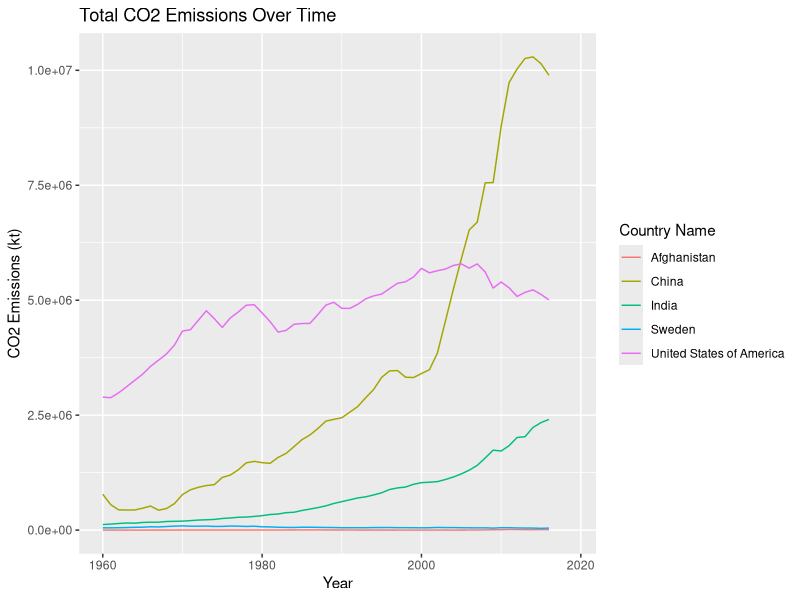
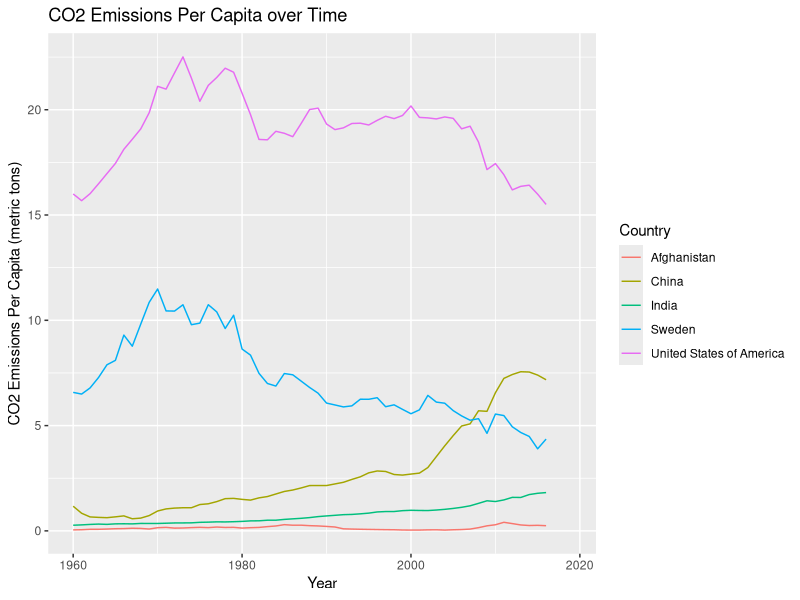
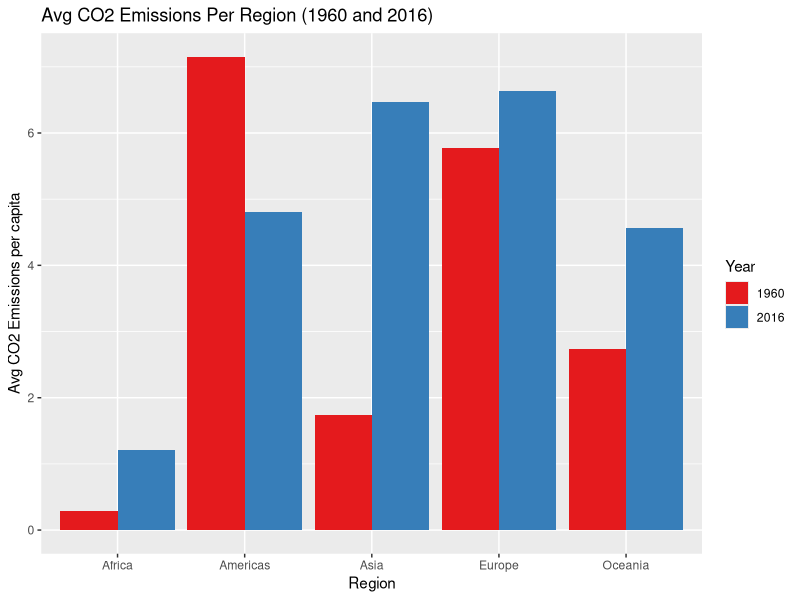
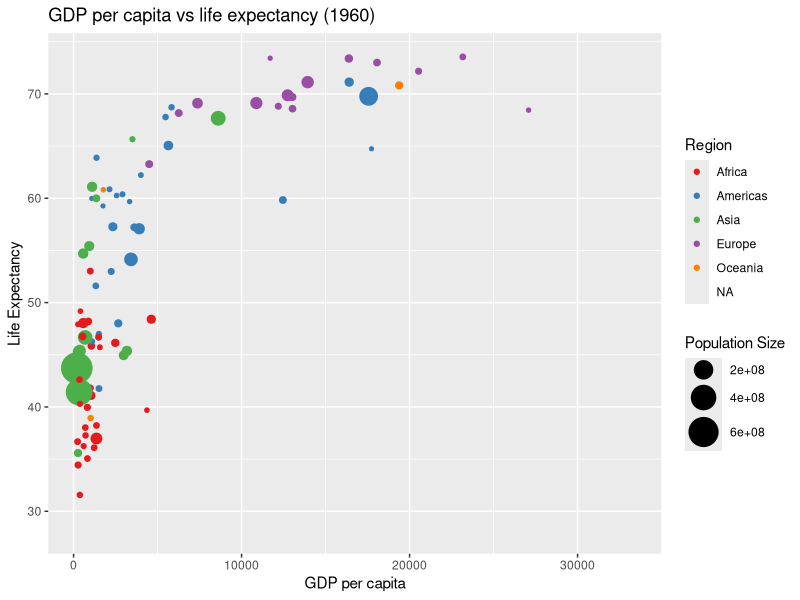
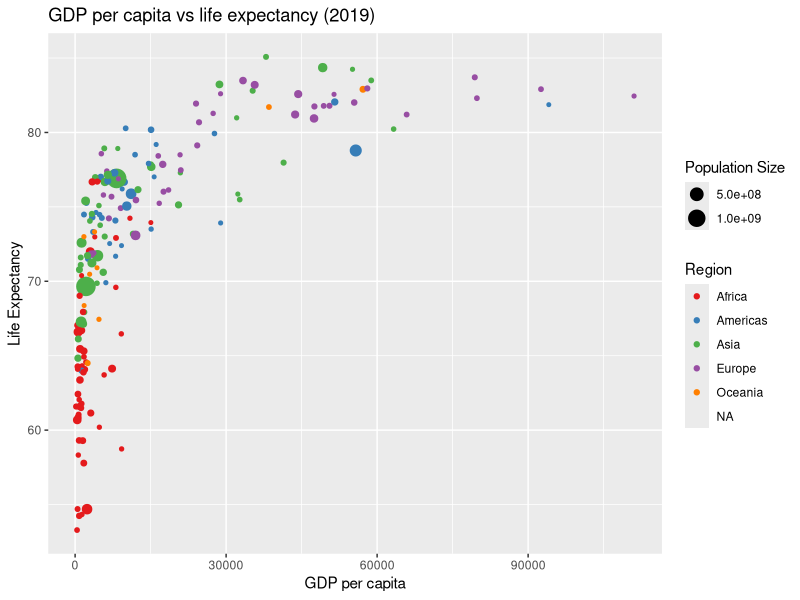
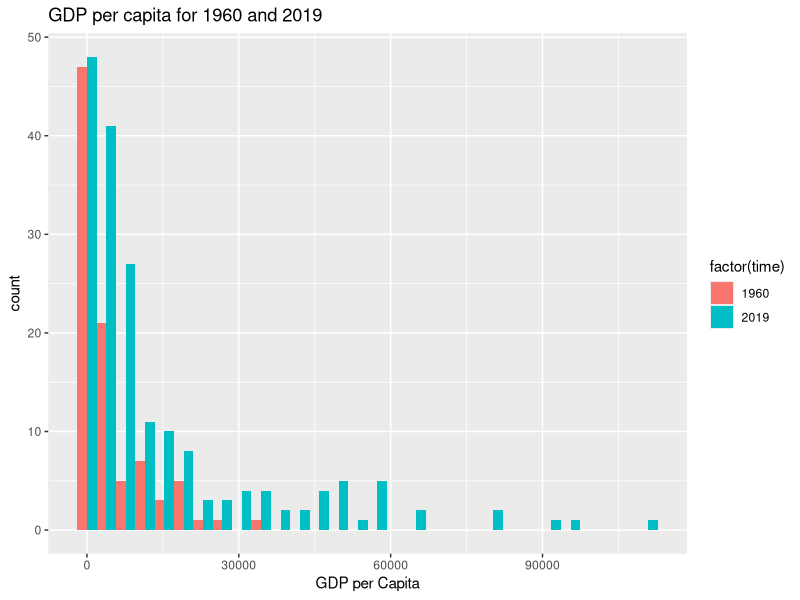

Write the R code that produced these figures, in order.
## ---- chunk 1
library(readr)
library(tidyverse)
library(ggplot2)
gapminder_data <- read_delim("gapminder.csv")
## ---- chunk 2
print(head(gapminder_data))
## ---- chunk 3
num_iso3 <- length(unique(gapminder_data$iso3))
num_name <- length(unique(gapminder_data$name))
num_iso2 <- length(unique(gapminder_data$iso2))
## ---- chunk 4
iso2_only <- gapminder_data %>%
  group_by(iso2) %>%
  summarize(num_names = n_distinct(name))

iso2_only$iso2[which(iso2_only$num_names > 1)]

iso2_is_na <- is.na(gapminder_data$iso2)
missing_iso2 <- c()
for(i in which(iso2_is_na == TRUE)) {
  missing_iso2<- c(missing_iso2, gapminder_data$name[i])
}
missing <- unique(missing_iso2)

## ---- chunk 5
name_only <- gapminder_data %>%
  group_by(name) %>%
  summarize(num_iso3 = n_distinct(iso3))

name_only$num_iso3[which(name_only$num_iso3 > 1)]

which(name_only$num_iso3 > 1)

name_only$name[250]

na_country<- gapminder_data %>%
  select(iso3, name)%>%
  filter(is.na(name))%>%
  distinct(iso3)

## ---- chunk 6
min_year <- min(gapminder_data$time, na.rm=TRUE)
max_year <- max(gapminder_data$time, na.rm=TRUE)
## ---- chunk 7
missing_co2 <- gapminder_data %>%
  group_by(time) %>%
  summarize(num_na_co2 = sum(is.na(co2)),
            num_na_co2_PC = sum(is.na(co2_PC)))

max_missing_value <- max(missing_co2$num_na_co2)
year_indices <- which(missing_co2$num_na_co2==max_missing_value)

missing_years <- c()
for(i in year_indices) {
  missing_years <- c(missing_years, missing_co2$time[i])
}
## ---- chunk 8
countries <- c("United States of America", "China", "India", "Afghanistan", "Sweden")
selected_countries <- gapminder_data %>%
  filter(name %in% countries)

ggplot(data = selected_countries) +
  geom_line(mapping = aes(x = selected_countries$time, 
                          y = selected_countries$co2,
                          color = selected_countries$name)) +
  labs(
    title = "Total CO2 Emissions Over Time",
    x = "Year",
    y = "CO2 Emissions (kt)",
    color = "Country Name"
  )
## ---- chunk 9
ggplot(data = selected_countries) +
  geom_line(mapping = aes(x = selected_countries$time,
                          y = selected_countries$co2_PC,
                          color = selected_countries$name)) +
  labs(
    title = "CO2 Emissions Per Capita over Time",
    x = "Year",
    y = "CO2 Emissions Per Capita (metric tons)",
    color = "Country"
  )
## ---- chunk 10
avg_co2 <- gapminder_data %>%
  group_by(region, time, .groups="rowwise") %>%
  summarize(
    avg_co2_pc = mean(co2_PC, na.rm=TRUE)
  )
## ---- chunk 11
time_filter <- c("1960", "2016")
avg_co2 <- na.omit(avg_co2)%>%
  filter(time %in% c("1960", "2016"))

ggplot(avg_co2, aes(avg_co2$region, avg_co2$avg_co2_pc,
                    fill=as.factor(avg_co2$time)))+
  geom_bar(stat="identity", position="dodge") +
  labs(
    title = "Avg CO2 Emissions Per Region (1960 and 2016)",
    x = "Region",
    y = "Avg CO2 Emissions per capita") +
  scale_fill_manual(
    values = c("#e41a1d", "#377eb9"),
    name="Year"
  )
## ---- chunk 12
checking <- gapminder_data %>%
  group_by(time, co2_PC) %>%
  filter(time==2019)

CO2_2016 <- gapminder_data %>%
  drop_na(co2_PC) %>%
  filter(time==2016) %>%
  group_by(region, time, name, .groups="rowwise") %>%
  summarize(avg_co2_pc = mean(co2_PC))

largest_emitters <- CO2_2016 %>%
  group_by(region) %>%
  arrange(desc(avg_co2_pc)) %>%
  slice(1:3) %>%
  select(region, name, avg_co2_pc)

smallest_emitters <- CO2_2016 %>%
  group_by(region) %>%
  arrange(avg_co2_pc) %>%
  slice(1:3) %>%
  select(region, name, avg_co2_pc)
## ---- chunk 13
GDP_1960 <- gapminder_data %>%
  filter(time==1960)

ggplot(GDP_1960,
       aes(GDP_1960$GDP_PC, GDP_1960$lifeExpectancy,
           size = GDP_1960$totalPopulation,
           color = GDP_1960$region)) +
  geom_point() +
  labs(
    x = "GDP per capita",
    y = "Life Expectancy",
    title = "GDP per capita vs life expectancy (1960)") +
  scale_color_brewer(palette = "Set1", name = "Region") +
  scale_size_continuous(range = c(1, 10), name = "Population Size")
## ---- chunk 14
GDP_2019 <- gapminder_data %>%
  filter(time==2019)

ggplot(GDP_2019,
       aes(GDP_2019$GDP_PC, GDP_2019$lifeExpectancy,
           size = GDP_2019$totalPopulation,
           color = GDP_2019$region)) +
  geom_point() +
  labs(
    x = "GDP per capita",
    y = "Life Expectancy",
    title = "GDP per capita vs life expectancy (2019)") +
  scale_color_brewer(palette = "Set1", name = "Region") +
  scale_size_continuous(name = "Population Size")

## ---- chunk 15
time_filter <- c("1960", "2019")
avg_LE <- gapminder_data %>%
  filter(time %in% time_filter) %>%
  group_by(region, time, .groups="rowwise") %>%
  summarize(avg_LE = mean(lifeExpectancy, na.rm=TRUE))

head(avg_LE)
## ---- chunk 16
LE_growth <- gapminder_data %>%
  filter(time %in% time_filter) %>%
  drop_na(lifeExpectancy)%>%
  group_by(region) %>%
  summarize(avg_le_growth = mean(lifeExpectancy[time == 2019] -
                                   lifeExpectancy[time == 1960]))

LE_growth %>%
  arrange(avg_le_growth)
## ---- chunk 17
gdp_hist <- gapminder_data %>%
  filter(time %in% time_filter) %>%
  drop_na(GDP_PC) %>%
  select(time, GDP_PC)

ggplot(data = gdp_hist) +
  geom_histogram(aes(x = gdp_hist$GDP_PC, fill=factor(time)), 
                 position = "dodge") +
  labs(x = "GDP per Capita",
       title = "GDP per capita for 1960 and 2019"
  )
## ---- chunk 18
US_rank <- gapminder_data %>%
  filter(time %in% time_filter) %>%
  select(name, time, lifeExpectancy) %>%
  arrange(desc(lifeExpectancy))

le_rank_1960 <- US_rank %>%
  filter(time==1960) %>%
  drop_na(name) %>%
  #arrange(desc(lifeExpectancy))
  mutate(ranking = rank(desc(lifeExpectancy)))

le_rank_2019 <- US_rank %>%
  filter(time==2019) %>%
  drop_na(name) %>%
  mutate(ranking = rank(desc(lifeExpectancy)))

## ---- chunk 19
num_countries <- gapminder_data %>%
  filter(!is.na(lifeExpectancy)) %>%
  group_by(time) %>%
  summarize(n = n())

yearly_rank <- gapminder_data %>%
  filter(!is.na(lifeExpectancy)) %>%
  filter(!is.na(name)) %>%
  group_by(time) %>%
  mutate(ranking = rank(desc(lifeExpectancy))) %>%
  filter(name == "United States of America") %>%
  select(time, ranking)

relative_rank <- num_countries %>%
  left_join(yearly_rank, by = "time") %>%
  mutate(relative_rank = ranking / n)

head(relative_rank)
